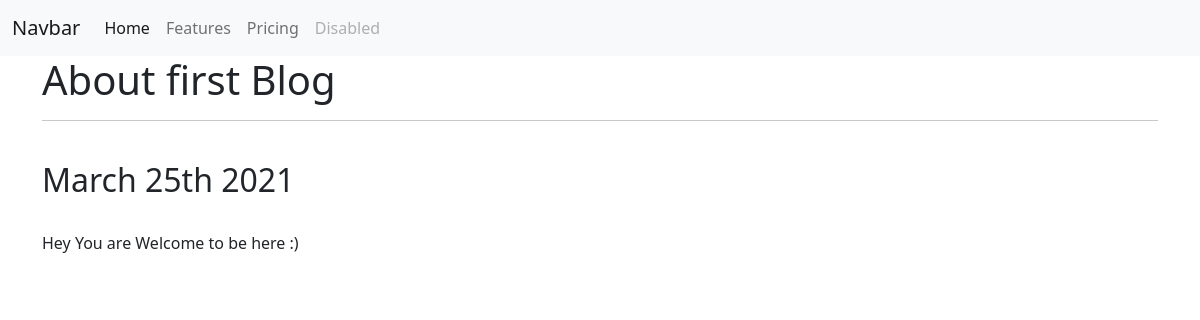
Page /blog/1/ on the committed database.
### blog/models.py (models this page shows, shortened)
class Blog(models.Model):
    title = models.CharField(max_length=100)
    description = models.CharField(max_length=250)
    date = models.DateField()

### blog/views.py (the view)
# urls.py: path('<int:blog_id>/', views.detail, name="detail")
def detail(request, blog_id):
    blog = get_object_or_404(Blog, pk=blog_id)
    return render(request, 'blog/detail.html', {'blog': blog})

### blog/templates/blog/detail.html (shortened to what this page needs)
{% extends 'portfolio/base.html' %}
{% block content %}
        <div class="container">
            <link href="https://cdn.jsdelivr.net/npm/bootstrap@5.0.0-beta3/dist/css/bootstrap.min.css" rel="stylesheet">
        <h1>{{ blog.title  }}</h1>
        <hr>
        <br>
        <h2>{{ blog.date|date:'F jS Y'}}</h2>
        <br>
        <p>{{ blog.description }}</p>
        </div>
{% endblock %}

### rows in the picture
Blog: title "About first Blog", date "March 25th 2021", description "Hey You are Welcome to be here :)"
